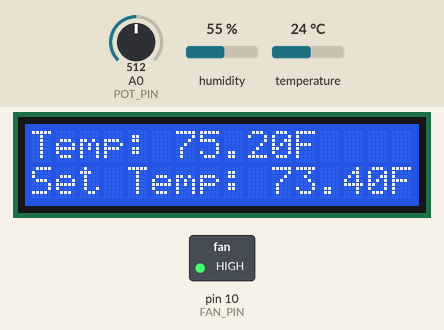
Recording of a sketch running on a simulated Arduino Uno, built with avr-gcc and run on an emulated ATmega328P. Parts: 16×2 character LCD, switched loads named in the sketch (green lamp = pin HIGH). Inputs (shaded band) come from the test bench; at power-on: temperature 24 °C, A0 (POT_PIN) = 512, humidity 55 %.

Above: at 1.2 s.
1.3 s: temperature set to 22 °C
At 2.9 s:
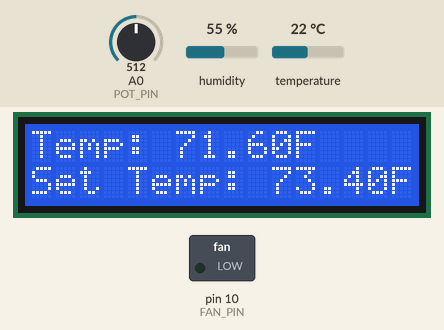
3.6 s: A0 (POT_PIN) set to 716
At 4.5 s:
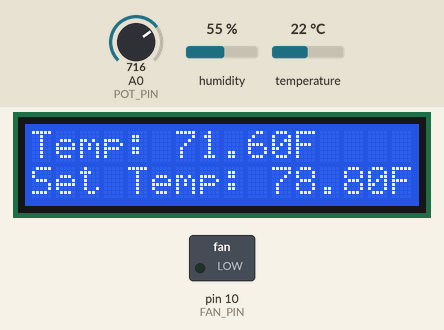
5.1 s: temperature set to 12 °C
At 6.6 s:
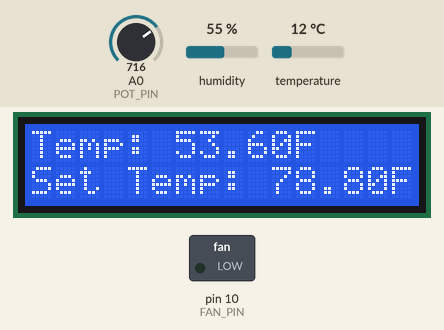
7.7 s: A0 (POT_PIN) set to 900
At 8.3 s:
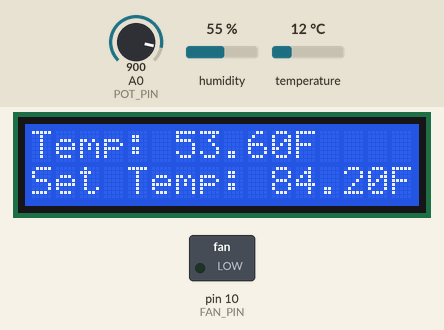
9.2 s: temperature set to 19 °C
At 11.5 s:
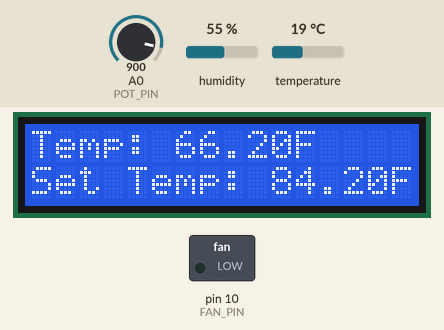
11.8 s: A0 (POT_PIN) set to 1023
At 12.1 s:
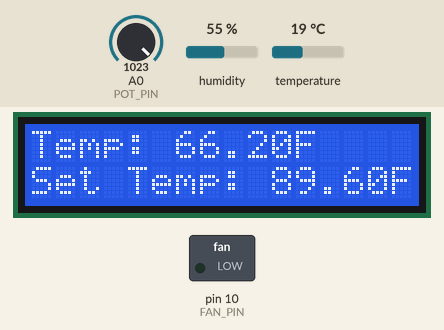
Timing chart, 0 to 14.3 s (numbered marks = the images above; inputs shaded):
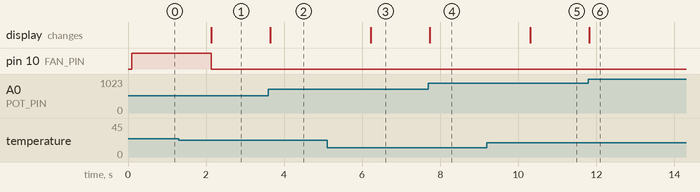

Measured:
- the behaviour switches between 24 and 23 °C on temperature (found by bisection; images 0 and 1)
- after the input at 1.3 s, pin 10 (FAN_PIN): HIGH → LOW after 0.83 s; the display: changes after 0.83 s (image 1)
- after the input at 3.6 s, the display: changes after 0.05 s (image 2)
- after the input at 5.1 s, the display: changes after 1.1 s (image 3)
- after the input at 7.7 s, the display: changes at once (image 4)
- after the input at 9.2 s, the display: changes after 1.1 s (image 5)
- after the input at 11.8 s, the display: changes at once (image 6)

The sketch:

AES_Main_Project.ino
```cpp
#include <DHT.h> //DHT library for the sensor
#include <LiquidCrystal.h> //LiquidCrystal library for the 16x2 display

#define SENSOR_PIN 7 //Temp Sensor Pin
#define FAN_PIN 10 //Fan Pin
#define POT_PIN A0 //Potentiometer Pin

#define DHT_TYPE DHT11 // Define the DHT sensor type (DHT11)

DHT dht(SENSOR_PIN, DHT_TYPE); //Instance of the DHT library for the sensor

LiquidCrystal lcd(12, 11, 5, 4, 3, 2); //Instance of the LiquidCrystal library for the display


void setup() {

  lcd.begin(16, 2);// Set up the display

  pinMode(FAN_PIN, OUTPUT); // Set up the fan pin

  dht.begin(); // Initialize the DHT sensor
}

void loop() {
  float temperatureC = dht.readTemperature(); // Read the temperature and humidity from the sensor

  float temperatureF = (temperatureC * 1.8) + 32; // Convert Celsius to Fahrenheit - (To account for sensor error I had to adjust 32 to 22 in the Temp Conversion Formula)

  float potValue = analogRead(POT_PIN);   // Read the potentiometer value

  float fanThreshold = map(potValue, 0, 1023, 15, 32); // Map the potentiometer value to the fan threshold temperature range (20-32 degrees Celsius)

  float settemperatureF = (fanThreshold * 1.8) + 32; // Convert Celsius to Fahrenheit - (To account for sensor error I had to adjust 32 to 22 in the Temp Conversion Formula)

  // Print the temperature and fan threshold values to the display
  lcd.setCursor(0, 0); //First Row
  lcd.print("Temp: ");
  lcd.print(temperatureF);
  lcd.print("F");

  lcd.setCursor(0, 1); //Second Row
  lcd.print("Set Temp: ");
  lcd.print(settemperatureF);
  lcd.print("F");

  // Check if the temperature is above the fan threshold
  if (temperatureF > settemperatureF) {
    digitalWrite(FAN_PIN, HIGH);     // Turn on the fan
  } else {
    digitalWrite(FAN_PIN, LOW);  // Turn off the fan
  }
  delay(500); //Delay before Repeating
}
```
